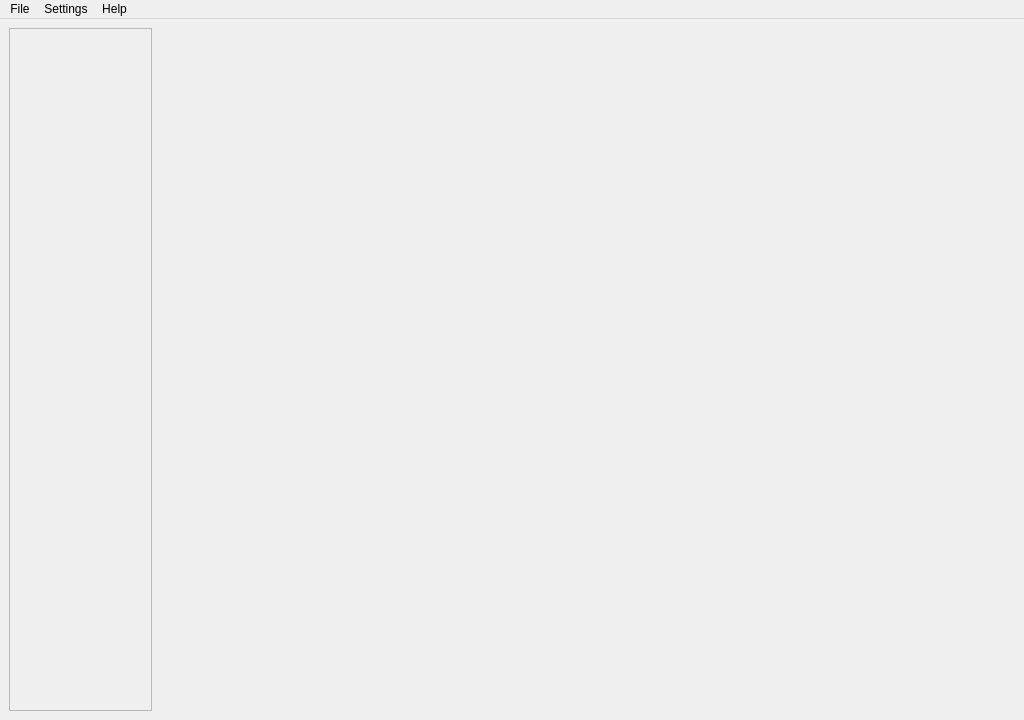
<?xml version="1.0" encoding="UTF-8"?>
<ui version="4.0">
 <class>MainWindow</class>
 <widget class="QMainWindow" name="MainWindow">
  <property name="geometry">
   <rect>
    <x>0</x>
    <y>0</y>
    <width>1024</width>
    <height>720</height>
   </rect>
  </property>
  <property name="minimumSize">
   <size>
    <width>1024</width>
    <height>720</height>
   </size>
  </property>
  <property name="windowTitle">
   <string>Accounting Software</string>
  </property>
  <widget class="QWidget" name="centralwidget">
   <property name="sizePolicy">
    <sizepolicy hsizetype="Expanding" vsizetype="Expanding">
     <horstretch>0</horstretch>
     <verstretch>0</verstretch>
    </sizepolicy>
   </property>
   <layout class="QHBoxLayout" name="horizontalLayout" stretch="2,12">
    <item>
     <widget class="QFrame" name="MainSideNavFrame">
      <property name="frameShape">
       <enum>QFrame::Shape::StyledPanel</enum>
      </property>
      <property name="frameShadow">
       <enum>QFrame::Shadow::Raised</enum>
      </property>
      <property name="lineWidth">
       <number>3</number>
      </property>
      <property name="midLineWidth">
       <number>3</number>
      </property>
      <layout class="QVBoxLayout" name="verticalLayout">
       <property name="leftMargin">
        <number>0</number>
       </property>
       <property name="topMargin">
        <number>0</number>
       </property>
       <property name="rightMargin">
        <number>0</number>
       </property>
       <property name="bottomMargin">
        <number>0</number>
       </property>
       <item>
        <layout class="QVBoxLayout" name="MainSideNav">
         <property name="leftMargin">
          <number>9</number>
         </property>
         <property name="topMargin">
          <number>10</number>
         </property>
         <property name="rightMargin">
          <number>9</number>
         </property>
         <property name="bottomMargin">
          <number>10</number>
         </property>
        </layout>
       </item>
      </layout>
     </widget>
    </item>
    <item>
     <layout class="QVBoxLayout" name="verticalLayout_2">
      <property name="spacing">
       <number>0</number>
      </property>
      <item>
       <widget class="QStackedWidget" name="MainStackView"/>
      </item>
     </layout>
    </item>
   </layout>
  </widget>
  <widget class="QMenuBar" name="menuBar">
   <property name="geometry">
    <rect>
     <x>0</x>
     <y>0</y>
     <width>1024</width>
     <height>23</height>
    </rect>
   </property>
   <widget class="QMenu" name="menuFile">
    <property name="title">
     <string>File</string>
    </property>
    <property name="class" stdset="0">
     <string>menubar-menu</string>
    </property>
    <widget class="QMenu" name="menuPlugins">
     <property name="title">
      <string>Plugins</string>
     </property>
     <property name="icon">
      <iconset resource="../../../source.qrc">
       <normaloff>:/icons/plugin-2.svg</normaloff>:/icons/plugin-2.svg</iconset>
     </property>
     <property name="class" stdset="0">
      <string>menubar-menu</string>
     </property>
     <addaction name="actionRegister"/>
     <addaction name="actionList"/>
    </widget>
    <widget class="QMenu" name="menuData">
     <property name="title">
      <string>Data</string>
     </property>
     <property name="icon">
      <iconset resource="../../../source.qrc">
       <normaloff>:/icons/data.svg</normaloff>:/icons/data.svg</iconset>
     </property>
     <property name="class" stdset="0">
      <string>menubar-menu</string>
     </property>
     <addaction name="actionImport"/>
     <addaction name="actionExport"/>
    </widget>
    <addaction name="menuPlugins"/>
    <addaction name="menuData"/>
   </widget>
   <widget class="QMenu" name="menuSettings">
    <property name="title">
     <string>Settings</string>
    </property>
    <property name="class" stdset="0">
     <string>menubar-menu</string>
    </property>
    <addaction name="actionPrefrences"/>
   </widget>
   <widget class="QMenu" name="menuHelp">
    <property name="title">
     <string>Help</string>
    </property>
    <property name="class" stdset="0">
     <string>menubar-menu</string>
    </property>
    <addaction name="actionContact"/>
    <addaction name="actionHelp"/>
    <addaction name="actionInfo"/>
   </widget>
   <addaction name="menuFile"/>
   <addaction name="menuSettings"/>
   <addaction name="menuHelp"/>
  </widget>
  <action name="actionContact">
   <property name="icon">
    <iconset resource="../../../source.qrc">
     <normaloff>:/icons/contact-phonebook-support.svg</normaloff>:/icons/contact-phonebook-support.svg</iconset>
   </property>
   <property name="text">
    <string>Contact</string>
   </property>
   <property name="shortcut">
    <string>Ctrl+F1</string>
   </property>
  </action>
  <action name="actionInfo">
   <property name="icon">
    <iconset resource="../../../source.qrc">
     <normaloff>:/icons/info-square.svg</normaloff>:/icons/info-square.svg</iconset>
   </property>
   <property name="text">
    <string>Info</string>
   </property>
   <property name="shortcut">
    <string>Alt+F1</string>
   </property>
  </action>
  <action name="actionRegister">
   <property name="icon">
    <iconset resource="../../../source.qrc">
     <normaloff>:/icons/register.svg</normaloff>:/icons/register.svg</iconset>
   </property>
   <property name="text">
    <string>Register</string>
   </property>
   <property name="shortcut">
    <string>Ctrl+Alt+R</string>
   </property>
  </action>
  <action name="actionList">
   <property name="icon">
    <iconset resource="../../../source.qrc">
     <normaloff>:/icons/list.svg</normaloff>:/icons/list.svg</iconset>
   </property>
   <property name="text">
    <string>List</string>
   </property>
   <property name="shortcut">
    <string>Ctrl+Shift+X</string>
   </property>
  </action>
  <action name="actionImport">
   <property name="icon">
    <iconset resource="../../../source.qrc">
     <normaloff>:/icons/import.svg</normaloff>:/icons/import.svg</iconset>
   </property>
   <property name="text">
    <string>Import</string>
   </property>
  </action>
  <action name="actionExport">
   <property name="icon">
    <iconset resource="../../../source.qrc">
     <normaloff>:/icons/export.svg</normaloff>:/icons/export.svg</iconset>
   </property>
   <property name="text">
    <string>Export</string>
   </property>
  </action>
  <action name="actionPrefrences">
   <property name="icon">
    <iconset resource="../../../source.qrc">
     <normaloff>:/icons/preferences.svg</normaloff>:/icons/preferences.svg</iconset>
   </property>
   <property name="text">
    <string>Prefrences</string>
   </property>
  </action>
  <action name="actionHelp">
   <property name="icon">
    <iconset resource="../../../source.qrc">
     <normaloff>:/icons/help.svg</normaloff>:/icons/help.svg</iconset>
   </property>
   <property name="text">
    <string>Help</string>
   </property>
   <property name="shortcut">
    <string>F1</string>
   </property>
  </action>
 </widget>
 <resources>
  <include location="../../../source.qrc"/>
 </resources>
 <connections/>
</ui>
